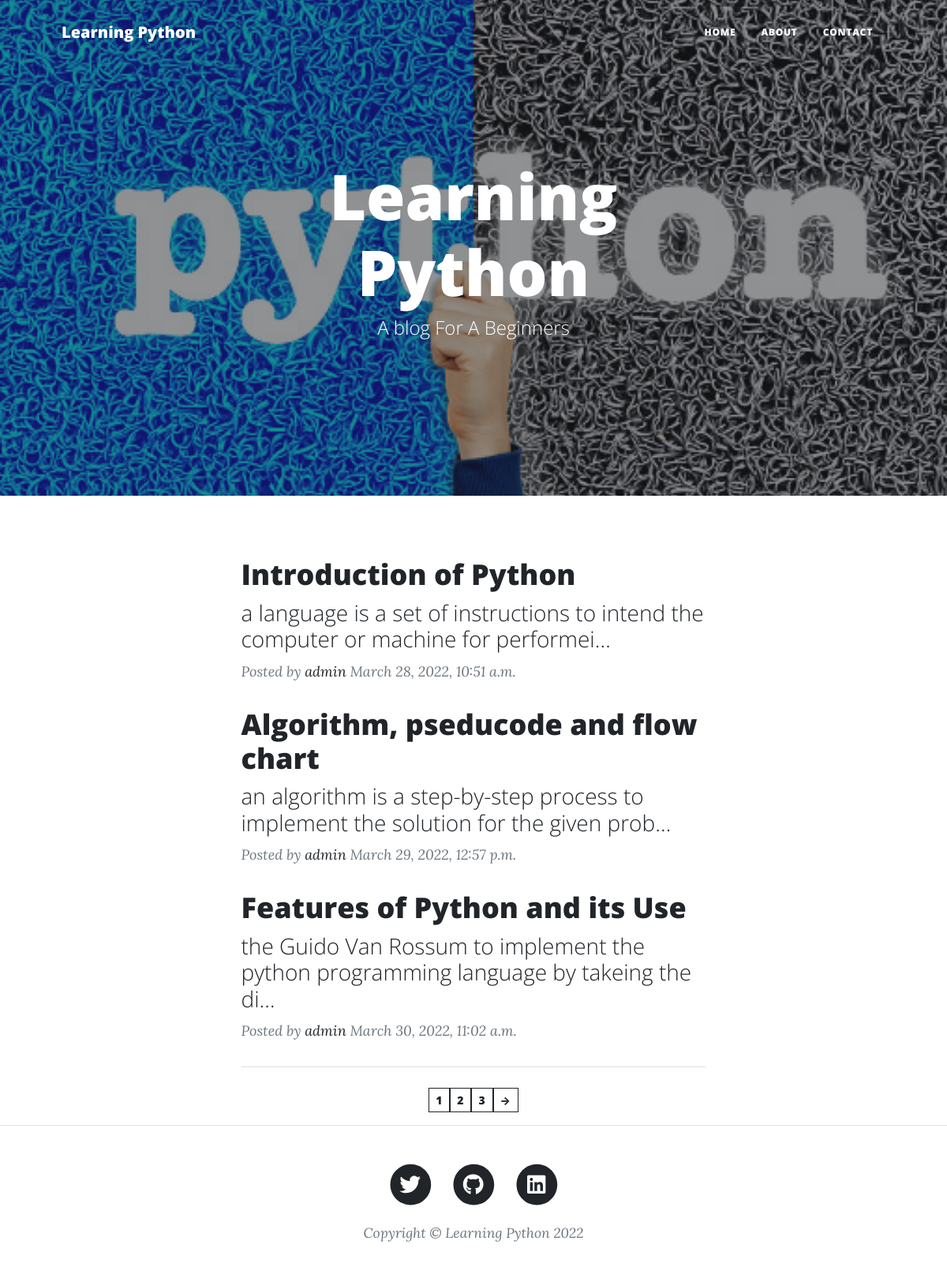
The page / on the database its author committed.
### blog/models.py (models this page shows, shortened)
class Posts(models.Model):
    title = models.CharField(max_length=255)
    slug = models.SlugField(max_length=255)
    sub_title = models.TextField()
    post = models.TextField()
    date = models.DateTimeField(auto_now=True)

### blog/views.py (the view)
# urls.py: 2. Add a URL to urlpatterns:  path('', views.home, name='home')
def home(req):
    posts = Posts.objects.all()
    p = Paginator(posts, para["posts_in_page"])
    page_number = req.GET.get('page')
    page_obj = p.get_page(page_number)
    page_len = []
    for i in range(ceil(len(posts)/para["posts_in_page"])):
        page_len.append(i+1)
    context = {"blog_name":"Learning Python",
               "sub_name" : "A blog For A Beginners ",
               "posts":posts,
               "page_len": page_len,
               "page_obj": page_obj,
               "linkdin_link" : "https://linkedin.com/in/shishir-patel-95a655180",
               "git_link" : "https://github.com/Shishir364",
               "tut_link" : ""
               }
    return render(req , "index.html",context )

### blog/templates/index.html (shortened to what this page needs)
{% extends 'base.html' %}
{% block content %}
{% load static %}
        <header class="masthead" style='background-image: url("{% static 'img/python_post_bg.jpg' %}")'>
            <div class="container position-relative px-4 px-lg-5">
                <div class="row gx-4 gx-lg-5 justify-content-center">
                    <div class="col-md-10 col-lg-8 col-xl-7">
                        <div class="site-heading">
                            <h1>{{blog_name}}</h1>
                            <span class="subheading">{{sub_name}}</span>
                        </div>
                    </div>
                </div>
            </div>
        </header>
        <div class="container px-4 px-lg-5 md">
            <div class="row gx-4 gx-lg-5 justify-content-center">
                <div class="col-md-10 col-lg-8 col-xl-7">
                {% for post in page_obj  %}
                    <div class="post-preview">
                        <a href="post/{{post.slug}}">
                            <h2 class="post-title">{{post.title}}</h2>
                            <h3 class="post-subtitle">{{post.sub_title| truncatechars:"84"}}</h3>
                        </a>
                        <p class="post-meta">
                            Posted by
                            <a href="{{git_link}}", target=_blank>admin</a>
                            {{post.date}}
                        </p>
                    </div>
                {% endfor %}
                    <hr class="my-4" />
                    <nav aria-label="Page navigation example"style="display: block ruby; text-align:center">
                        <ul class="pagination">
                        {% for page in page_len %}
                          <li class="page-item"><a class="btn btn-outline-dark btn-sm text-uppercase" href="?page={{page}}" style="text-align:center" >{{page}}</a></li>
                        {% endfor %}
                        {% if page_obj.has_next %}
                          <li class="page-item"><a class="btn btn-outline-dark btn-sm text-uppercase" href="?page={{ page_obj.next_page_number }}">&rarr;</a></li>
                        {% endif %}
                        </ul>
                    </nav>
                </div>
            </div>
        </div>
{% endblock  %}

### blog/templates/base.html (shortened to what this page needs)
<!DOCTYPE html>
<html lang="en">
    {% load static %}
    <head>
        <link href="{% static 'css/styles.css' %}" rel="stylesheet" />
    </head>
    <body>
        <nav class="navbar navbar-expand-lg navbar-light" id="mainNav">
            <div class="container px-4 px-lg-5">
                <a class="navbar-brand" href="{% url '' %}">{{blog_name}}</a>
                <div class="collapse navbar-collapse" id="navbarResponsive">
                    <ul class="navbar-nav ms-auto py-4 py-lg-0">
                        <li class="nav-item"><a class="nav-link px-lg-3 py-3 py-lg-4" href="{% url '' %}">Home</a></li>
                        <li class="nav-item"><a class="nav-link px-lg-3 py-3 py-lg-4" href="{% url 'about' %}">About</a></li>
                        <li class="nav-item"><a class="nav-link px-lg-3 py-3 py-lg-4" href="{% url 'contact' %}">Contact</a></li>
                    </ul>
                </div>
            </div>
        </nav>
{% block content %}
{% endblock  %}
<footer class="border-top">
    <div class="container px-4 px-lg-5">
        <div class="row gx-4 gx-lg-5 justify-content-center">
            <div class="col-md-10 col-lg-8 col-xl-7">
                <ul class="list-inline text-center">
                    <li class="list-inline-item">
                        <a href="{{tut_link}}", target = _blank>
                            <span class="fa-stack fa-lg">
                                <i class="fas fa-circle fa-stack-2x"></i>
                                <i class="fab fa-twitter fa-stack-1x fa-inverse"></i>
                            </span>
                        </a>
                    </li>
                    <li class="list-inline-item">
                        <a href="{{git_link}}", target = _blank>
                            <span class="fa-stack fa-lg">
                                <i class="fas fa-circle fa-stack-2x"></i>
                                <i class="fab fa-github fa-stack-1x fa-inverse"></i>
                            </span>
                        </a>
                    </li>
                    <li class="list-inline-item">
                        <a href="{{linkdin_link}}", target = _blank>
                            <span class='fa-stack fa-lg'>
                                <i class='fas fa-circle fa-stack-2x'></i>
                                <i class='fab fa-linkedin fa-stack-1x fa-inverse'></i>
                            </span>
                        </a>
                    </li>
                </ul>
                <div class="small text-center text-muted fst-italic">Copyright &copy; {{blog_name}} 2022</div>
            </div>
        </div>
    </div>
</footer>
</body>
</html>

### rows shown on the page
Posts: title "Introduction of Python", sub_title "a language is a set of instructions to intend the computer or machine for performei…", date "March 28, 2022, 10:51 a.m."
Posts: title "Algorithm, pseducode and flow chart", sub_title "an algorithm is a step-by-step process to implement the solution for the given prob…", date "March 29, 2022, 12:57 p.m."
Posts: title "Features of Python and its Use", sub_title "the Guido Van Rossum to implement the python programming language by takeing the di…", date "March 30, 2022, 11:02 a.m."

### other values the page prints
{{ blog_name }} "Learning Python"
{{ sub_name }} "A blog For A Beginners"
{{ page }} "1" "2" "3"
